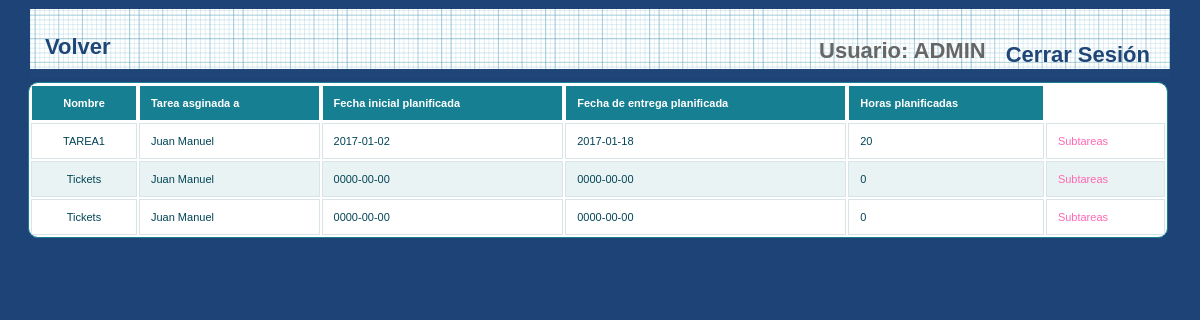
/et3_iu/Controllers/MIEMBRO_Controller.php?&accion=verTareas (signed in), run on the app's committed database.
### tables this page shows
CREATE TABLE IF NOT EXISTS `TAREA` (
  `PADRE` int(11) DEFAULT NULL,
  `ID_TAREA` int(11) NOT NULL,
  `NOMBRE` varchar(50) NOT NULL,
  `FECHAIP` date NOT NULL,
  `FECHAIR` date NOT NULL,
  `FECHAEP` date NOT NULL,
  `FECHAER` date NOT NULL,
  `HORASP` int(11) NOT NULL,
  `HORASR` int(11) NOT NULL,
  `ID_MIEMBRO` varchar(25) NOT NULL,
  `ID_PROYECTO` int(11) NOT NULL,
  `DESCRIPCION` varchar(200) NOT NULL,
  `ESTADO` VARCHAR(25) NOT NULL,
  `COMENTARIO` varchar(100) NOT NULL
);

CREATE TABLE IF NOT EXISTS `EMPLEADOS` (
  `EMP_USER` varchar(25) NOT NULL,
  `EMP_PASSWORD` varchar(128) NOT NULL,
  `EMP_NOMBRE` varchar(25) DEFAULT NULL,
  `EMP_APELLIDO` varchar(50) DEFAULT NULL,
  `EMP_EMAIL` varchar(50) DEFAULT NULL,
  `EMP_TIPO` int(10) DEFAULT NULL,
  `EMP_ESTADO` varchar(25) DEFAULT NULL
);

CREATE TABLE IF NOT EXISTS `PROYECTO` (
`ID_PROYECTO` int(3) NOT NULL,
  `NOMBRE` varchar(50) NOT NULL,
  `DESCRIPCION` varchar(200) NOT NULL,
  `FECHAI` date NOT NULL,
  `FECHAIP` date NOT NULL,
  `FECHAE` date NOT NULL,
  `FECHAFP` date NOT NULL,
  `NUMEROMIEMBROS` int(3) NOT NULL,
  `NUMEROHORAS` int(5) NOT NULL,
   `DIRECTOR` varchar(25) NOT NULL,
  `BORRADO` tinyint(1) NOT NULL DEFAULT '0'
);

### et3_iu/Models/TAREA_Model.php (called while the page is built, shortened)
<?php
class Tarea{
    private $id_tarea;
    private $nombre;
    private $tarea_padre;
    private $fecha_inicio_plan;
    private $fecha_entrega_plan;
    private $horas_plan;
    private $miembro;
    public function __construct($id_tarea = NULL, $nombre=NULL, $descripcion=NULL, Tarea $tarea_padre=NULL, $fecha_inicio_plan=NULL, $fecha_entrega_plan=NULL, $fecha_inicio_real=NULL,
                                $fecha_entrega_real=NULL, $horas_plan=NULL, $horas_real=NULL, Miembro $miembro=NULL, $estado_tarea=NULL, $comentario=NULL, Proyecto $proyecto=NULL){
        $this->id_tarea = $id_tarea;
        $this->nombre = $nombre;
        $this->tarea_padre = $tarea_padre;
        $this->fecha_inicio_plan = $fecha_inicio_plan;
        $this->fecha_entrega_plan = $fecha_entrega_plan;
        $this->horas_plan = $horas_plan;
        $this->miembro = $miembro;
    }
    public function getIdTarea(){
        return $this->id_tarea;
    }
    public function getNombre()
    {
        return $this->nombre;
    }
    public function getTareaPadre()
    {
        return $this->tarea_padre;
    }
    public function getFechaInicioPlan()
    {
        return $this->fecha_inicio_plan;
    }
    public function getFechaEntregaPlan()
    {
        return $this->fecha_entrega_plan;
    }
    public function getHorasPlan()
    {
        return $this->horas_plan;
    }
    public function getMiembro()
    {
        return $this->miembro;
    }
}
?>

### et3_iu/Mappers/TAREA_Mapper.php (called while the page is built, shortened)
<?php
require_once (__DIR__ . "/../Models/MIEMBRO_Model.php");
require_once(__DIR__ . "/../Models/TAREA_Model.php");
require_once(__DIR__ . "/../Mappers/PROYECTO_Mapper.php");
class TAREA_Mapper{
    private $mysqli;
    public function conectarBD(){
        $this->mysqli = new mysqli("localhost","iu2016","iu2016","IU2016");
    }
    function listarTareasPadre(){
        $sql = "SELECT * FROM TAREA WHERE PADRE IS NULL ";
        if (!($resultado = $this->mysqli->query($sql))) {
            return 'Error en la consulta sobre la base de datos';
        } else {
            $tareas_model = array();
            $miembro_mapper = new MiembroMapper();
            $proyecto_mapper = new ProyectoMapper();
            while($row = $resultado->fetch_array(MYSQLI_ASSOC) ) {
                $miembro = $miembro_mapper->buscarMiembroPorUsuario($row["ID_MIEMBRO"]);
                $proy = $proyecto_mapper->RellenaDatos($row['ID_PROYECTO']);
                $director = $miembro_mapper->buscarMiembroPorUsuario($proy['DIRECTOR']);
                $proyecto = new Proyecto($proy['ID_PROYECTO'], $proy['NOMBRE'], $proy['DESCRIPCION'], $proy['FECHAI'], $proy['FECHAIP'],
                                        $proy['FECHAE'], $proy['FECHAFP'], $proy['NUMEROMIEMBROS'], $proy['NUMEROHORAS'], $director, $proy['BORRADO']);
                array_push($tareas_model, new Tarea($row["ID_TAREA"], $row["NOMBRE"], $row["DESCRIPCION"],
                    null, $row["FECHAIP"], $row["FECHAEP"], $row["FECHAIR"],
                    $row["FECHAER"], $row["HORASP"], $row["HORASR"], $miembro, $row["ESTADO"],
                    $row["COMENTARIO"], $proyecto));
            }
            return $tareas_model;
        }
    }
}

### et3_iu/Models/MIEMBRO_Model.php (called while the page is built, shortened)
<?php
class Miembro{
    private $NOMBRE;
    public function __construct( $NOMBRE=NULL, $APELLIDOS=NULL, $USUARIO=NULL, $CONTRASEÑA=NULL, $CORREO=NULL){
        $this->NOMBRE = $NOMBRE;
    }
    public function getNombre(){
        return $this->NOMBRE;
    }
}
?>

### et3_iu/Mappers/MIEMBRO_Mapper.php (called while the page is built, shortened)
<?php
    require_once("../Models/MIEMBRO_Model.php");
    class MiembroMapper {
        private $mysqli;
        public function ConectarBD()
        {
            $this->mysqli = new mysqli("localhost", "iu2016", "iu2016", "IU2016");
        }
        public function buscarMiembroPorUsuario($user) {
            $sql = "SELECT * FROM EMPLEADOS where EMP_USER = '{$user}' ";
            $resultado = $this -> mysqli -> query($sql);
            $miembro = $resultado->fetch_array(MYSQLI_ASSOC);
            $miembro = new Miembro($miembro["EMP_NOMBRE"], $miembro["EMP_APELLIDO"], $miembro["EMP_USER"], $miembro["EMP_PASSWORD"], $miembro["EMP_EMAIL"]);
            return $miembro;
        }
    }
?>

### et3_iu/Mappers/PROYECTO_Mapper.php (called while the page is built, shortened)
<?php
require_once(__DIR__ . "/../Models/MIEMBRO_Model.php");
class ProyectoMapper {
  private $mysqli;
  public function conectarBD(){
      $this->mysqli = new mysqli("localhost","iu2016","iu2016","IU2016");
  }
    function RellenaDatos($idProyecto)
    {
        $sql = "select * from PROYECTO where ID_PROYECTO = '". $idProyecto ."'";
        if (!($resultado = $this->mysqli->query($sql))){
            return 'Error en la consulta sobre la base de datos';
        }
        else{
            $result = $resultado->fetch_array();
            return $result;
        }
    }
}

### et3_iu/Views/MIEMBRO_TAREAS_SHOW_Vista.php (the view, shortened to what this page needs)
<?php
class MIEMBRO_TAREAS_SHOW_Vista{
    private $tareas;
    function __construct($tareas){
        $this->tareas = $tareas;
    }
    function mostrarTareasPadre(){
        ?>
        <div>
            <head><link rel="stylesheet" href="../Styles/styles.css" type="text/css" media="screen" />
            </head>
            <div id="wrapper">
                <nav>
                    <div class="menu">
                        <ul>
                            <li><a href="../Functions/Desconectar.php"><?php echo  $strings['Cerrar Sesión']; ?></a></li>
                            <li><?php echo $strings['Usuario'].": ". $_SESSION['login']; ?></li>
                        </ul>
                        <?php
                            if($this->tareas == null || $this->tareas[0] -> getTareaPadre() == null){
                                ?>
                                     <a href="../Views/DEFAULT_Vista.php"><?=$strings['Volver']?> </a>
                                <?php
                            }else{
                                ?>
                                    <a href="../Controllers/MIEMBRO_Controller.php?accion=verTareas"><?=$strings['Volver']?> </a>
                                <?php
                                }
                                ?>
                    </div>
                </nav>
                <table id="btable" border = 1>
                    <tr>
                        <th>  <?=$strings['NOMBRE'] ?> </th>
                        <th>  <?=$strings['asignado'] ?> </th>
                        <th>  <?=$strings['fecha_I_P'] ?> </th>
                        <th>  <?=$strings['fecha_E_P'] ?> </th>
                        <th>  <?=$strings['horas_P'] ?> </th>
                    </tr>
                    <?php
                    if(empty($this -> tareas)){
                    }else {
                        foreach ($this->tareas as $tarea) {
                            echo "<tr><td> " . $tarea->getNombre() . "</td>";
                            echo "<td>" . $tarea->getMiembro()->getNombre() . "</td>";
                            echo "<td> " . $tarea->getFechaInicioPlan() . "</td>";
                            echo "<td> " . $tarea->getFechaEntregaPlan() . "</td>";
                            echo "<td> " . $tarea->getHorasPlan() . "</td>";
                            if($tarea -> getTareaPadre() == null) {
                                ?>
                                <td>
                                    <a href="../Controllers/MIEMBRO_Controller.php?ID_TAREA=<?php echo $tarea->getIdTarea(); ?>&accion=verSubtareas"><?php echo $strings['Subtareas']; ?></a>
                                </td>
                                </tr>
                                <?php
                            }
                        }
                    }
                    ?>
                </table>
            </div>
        </div>
        <?php
    }
}
?>

### et3_iu/Styles/styles.css (style rules this page uses)
* { margin: 0; padding: 0; }
ul li { list-style-type:none; }
header, footer, section, aside, nav, article { display: block; }
#wrapper { width: 1140px; margin: 0 auto; margin-top: 5px; margin-bottom: 5px; }
nav { width: 1140px; height: 69px; margin: 0 auto; background: #1F4677 url(../images/blueprintpaper.png) repeat-x; }
a:link, a:visited { color:hotpink; text-decoration: none; }
li { padding-left: 5px; }
nav .menu { font-size: 22px; font-weight: bold; }
nav .menu ul { margin: 0; padding: 25px 0 0 20px; list-style: none; line-height: normal; }
nav .menu li { display: block; float: right; }
nav .menu a { display: block; margin-right: 5px; padding: 0px 15px; text-decoration: none; color: #1F4677; float:left; }
table { white-space: normal; line-height: normal; font-weight: normal; font-size: small; font-style: normal; color: black; text-align: center; font-variant: normal; border-color: gray; background-color: white; }
#btable { white-space: normal; line-height: normal; font-weight: normal; font-size: 11px; font-style: normal; color: black; text-align: center; font-variant: normal; border-color: gray; background-color: white; margin-left: -2px; }
#btable { width: 100%; overflow: hidden; background: #FFF; color: #024457; border-radius: 10px; border: 1px solid #167F92; }
#btable tr { border: 1px solid #D9E4E6; }
#btable tr:nth-child(odd) { background-color: #EAF3F3; }
#btable th { display: none; border: 1px solid #FFF; background-color: #167F92; color: #FFF; padding: 1em; }
#btable th:first-child { display: table-cell; text-align: center; }
#btable th:nth-child(2) { display: table-cell; }
#btable th:nth-child(2):after { content: attr(data-th); }
@media (min-width: 480px) { #btable th:nth-child(2):after { display: none; } }
#btable td { display: block; word-wrap: break-word; max-width: 7em; }
#btable td:first-child { display: table-cell; text-align: center; border-right: 1px solid #D9E4E6; }
@media (min-width: 480px) { #btable td { border: 1px solid #D9E4E6; } }
#btable th, #btable td { text-align: left; margin: .5em 1em; }
@media (min-width: 480px) { #btable th, #btable td { display: table-cell; padding: 1em; } }
#content p, ul, ol, hr { margin-bottom: 24px; }
* { margin-top: 4px; }

### data on the page
tarea: NOMBRE "TAREA1", ID_MIEMBRO.EMP_NOMBRE "Juan Manuel", FECHAIP "2017-01-02", FECHAEP "2017-01-18", HORASP "20"
tarea: NOMBRE "Tickets", ID_MIEMBRO.EMP_NOMBRE "Juan Manuel", FECHAIP "0000-00-00", FECHAEP "0000-00-00", ID_PROYECTO.BORRADO "0"
tarea: NOMBRE "Tickets", ID_MIEMBRO.EMP_NOMBRE "Juan Manuel", FECHAIP "0000-00-00", FECHAEP "0000-00-00", ID_PROYECTO.BORRADO "0"

### other printed values
$strings['Cerrar Sesión'] "Cerrar Sesión"
$strings['Usuario'] "Usuario"
$_SESSION['login'] "ADMIN"
$strings['Volver'] "Volver"
$strings['NOMBRE'] "Nombre"
$strings['asignado'] "Tarea asginada a"
$strings['fecha_I_P'] "Fecha inicial planificada"
$strings['fecha_E_P'] "Fecha de entrega planificada"
$strings['horas_P'] "Horas planificadas"
